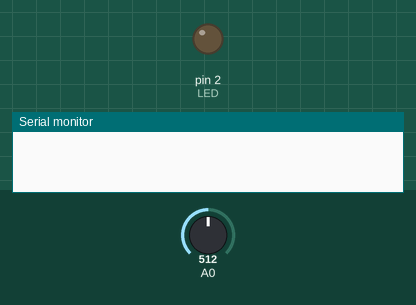
Bench run of a sketch on a simulated Arduino Uno, built with avr-gcc and run on an emulated ATmega328P. Shown: output pins drawn as LEDs (lit = HIGH), the last lines printed to the serial monitor. The test bench sets the inputs (shaded band); at power-on: A0 = 512.

Above: at 1.2 s.
1.3 s: A0 set to 55
2.8 s: A0 set to 43
At 3.6 s:
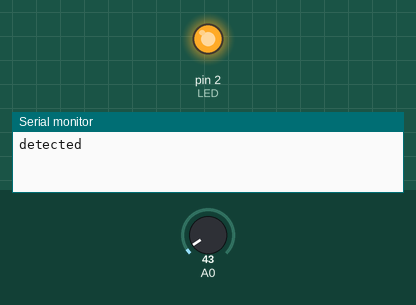
5.8 s: A0 set to 122
At 6.5 s:
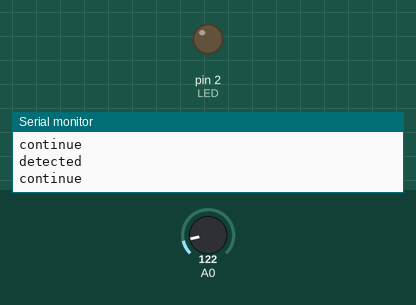
7.3 s: A0 set to 0
At 7.6 s:
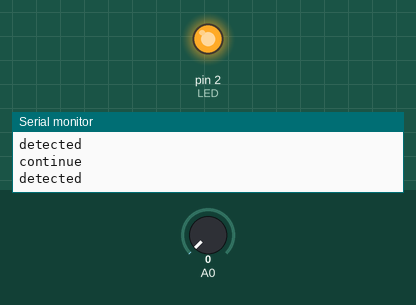
Timing chart, 0 to 10.3 s (numbered marks = the images above; inputs shaded):
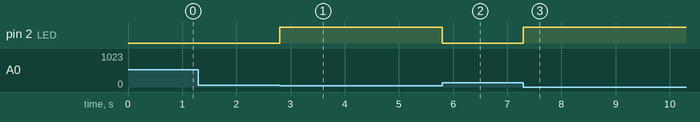

Measured:
- the behaviour switches between 50 and 49 on A0 (found by bisection; images 0 and 1)
- after the input at 1.3 s, every drawn part: stays the same
- after the input at 2.8 s, pin 2 (LED): LOW → HIGH at once
- after the input at 5.8 s, pin 2 (LED): HIGH → LOW at once
- after the input at 7.3 s, pin 2 (LED): LOW → HIGH at once

The sketch:

measure.ino
```cpp
#define BUFFER_SIZE 5
int roller=0;
int buffer[BUFFER_SIZE]={100,100,100,100,100};
int averageIndex=0;
int cumulativeValue=500;


#define LED 2

void setup()
{
	Serial.begin(9600);
    pinMode(LED,OUTPUT);
}

void loop()
{
    cumulativeValue-=buffer[roller];
	buffer[roller]=analogRead(A0);
    cumulativeValue+=buffer[roller];
    roller=(roller+1)%5;
    if (cumulativeValue<250)
    {
        Serial.println("detected");
        digitalWrite(LED,HIGH);
        delay(1000);
        Serial.println("continue");
        digitalWrite(LED,LOW);
    }
}
```
